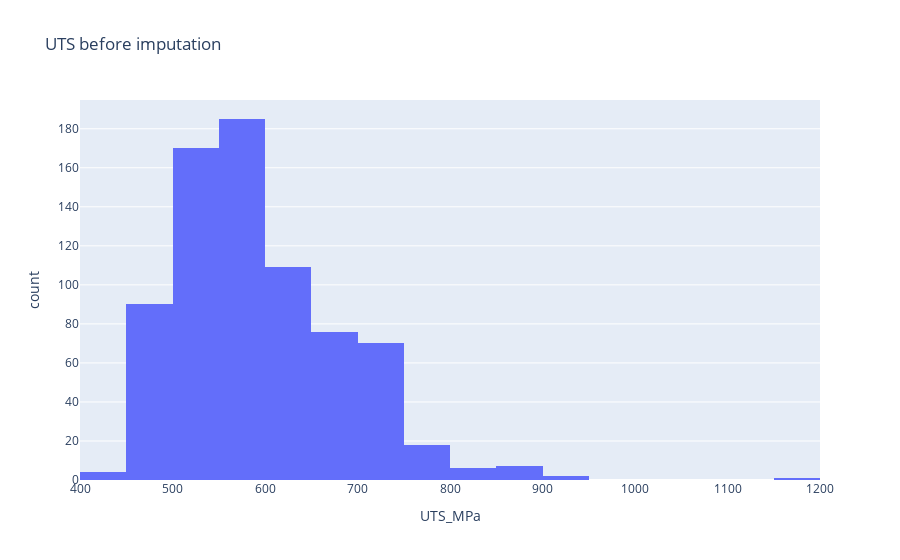
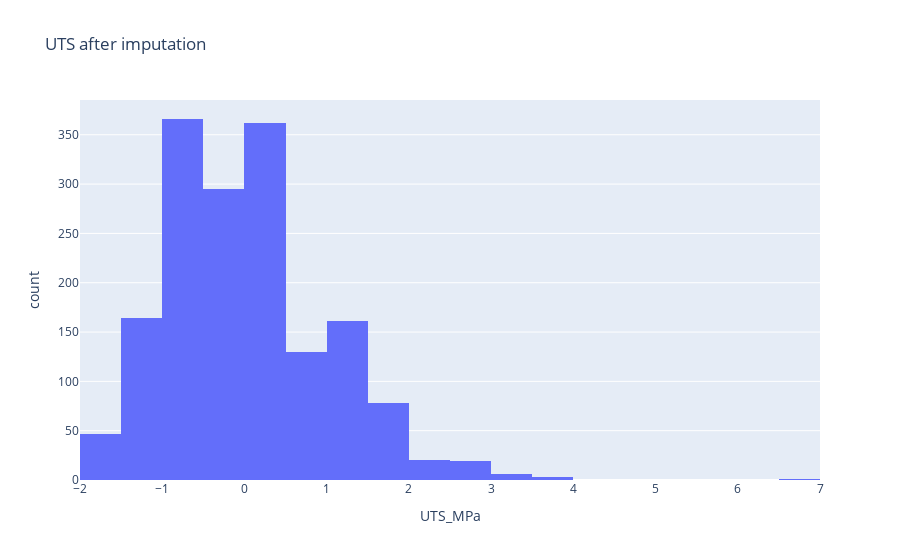

The notebook cell these images were saved under, in order:
### Code cell
#uts before imputation :
px.histogram(df, x="UTS_MPa", nbins=30, title="UTS before imputation").show()

num_cols = df.select_dtypes(include=[np.number]).columns
cat_cols = df.select_dtypes(exclude=[np.number]).columns

knn = KNNImputer(n_neighbors=5)
df[num_cols] = knn.fit_transform(df[num_cols])

pipeline = Pipeline([
    ('scaler', StandardScaler()),
    ('imputer', KNNImputer(n_neighbors=5))
])
df[num_cols] = pipeline.fit_transform(df[num_cols])

for col in cat_cols:
    df[col] = df[col].fillna(df[col].mode()[0])

print(df.isna().sum().sum())
px.histogram(df, x="UTS_MPa", nbins=30, title="UTS after imputation").show()

### Figure 1 — Plotly figure (JSON) as saved in the notebook; plotly's stock layout.template omitted (floating-point values rounded to 4 significant figures; data arrays with more than 128 entries replaced by an {"elided": "..."} marker saying what was removed)
{"data": [{"bingroup": "x", "hovertemplate": "UTS_MPa=%{x}<br>count=%{y}<extra></extra>", "legendgroup": "", "marker": {"color": "#636efa", "pattern": {"shape": ""}}, "name": "", "nbinsx": 30, "orientation": "v", "showlegend": false, "type": "histogram", "x": {"elided": "1652 float values"}, "xaxis": "x", "yaxis": "y"}], "layout": {"barmode": "relative", "legend": {"tracegroupgap": 0}, "title": {"text": "UTS before imputation"}, "xaxis": {"anchor": "y", "domain": [0, 1], "title": {"text": "UTS_MPa"}}, "yaxis": {"anchor": "x", "domain": [0, 1], "title": {"text": "count"}}}}

### Figure 2 — Plotly figure (JSON) as saved in the notebook; plotly's stock layout.template omitted (floating-point values rounded to 4 significant figures; data arrays with more than 128 entries replaced by an {"elided": "..."} marker saying what was removed)
{"data": [{"bingroup": "x", "hovertemplate": "UTS_MPa=%{x}<br>count=%{y}<extra></extra>", "legendgroup": "", "marker": {"color": "#636efa", "pattern": {"shape": ""}}, "name": "", "nbinsx": 30, "orientation": "v", "showlegend": false, "type": "histogram", "x": {"elided": "1652 float values"}, "xaxis": "x", "yaxis": "y"}], "layout": {"barmode": "relative", "legend": {"tracegroupgap": 0}, "title": {"text": "UTS after imputation"}, "xaxis": {"anchor": "y", "domain": [0, 1], "title": {"text": "UTS_MPa"}}, "yaxis": {"anchor": "x", "domain": [0, 1], "title": {"text": "count"}}}}
